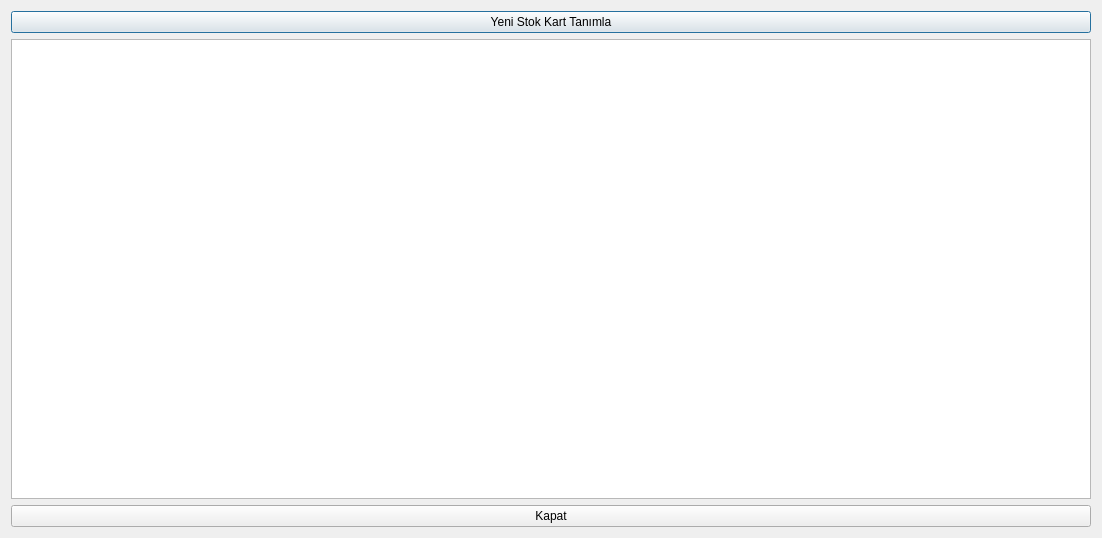
<?xml version="1.0" encoding="UTF-8"?>
<ui version="4.0">
 <class>StokMainDialog</class>
 <widget class="QDialog" name="StokMainDialog">
  <property name="geometry">
   <rect>
    <x>0</x>
    <y>0</y>
    <width>1102</width>
    <height>538</height>
   </rect>
  </property>
  <property name="windowTitle">
   <string>Dialog</string>
  </property>
  <layout class="QVBoxLayout" name="verticalLayout">
   <item>
    <layout class="QGridLayout" name="gridLayout">
     <item row="0" column="0">
      <widget class="QPushButton" name="pushButton_StokKartTanimla">
       <property name="text">
        <string>Yeni Stok Kart Tanımla</string>
       </property>
      </widget>
     </item>
    </layout>
   </item>
   <item>
    <widget class="QTableView" name="tableView_StokKartView"/>
   </item>
   <item>
    <widget class="QPushButton" name="pushButton_Kapat">
     <property name="text">
      <string>Kapat</string>
     </property>
    </widget>
   </item>
  </layout>
 </widget>
 <resources/>
 <connections>
  <connection>
   <sender>pushButton_Kapat</sender>
   <signal>clicked()</signal>
   <receiver>StokMainDialog</receiver>
   <slot>close()</slot>
   <hints>
    <hint type="sourcelabel">
     <x>683</x>
     <y>518</y>
    </hint>
    <hint type="destinationlabel">
     <x>765</x>
     <y>532</y>
    </hint>
   </hints>
  </connection>
 </connections>
</ui>
